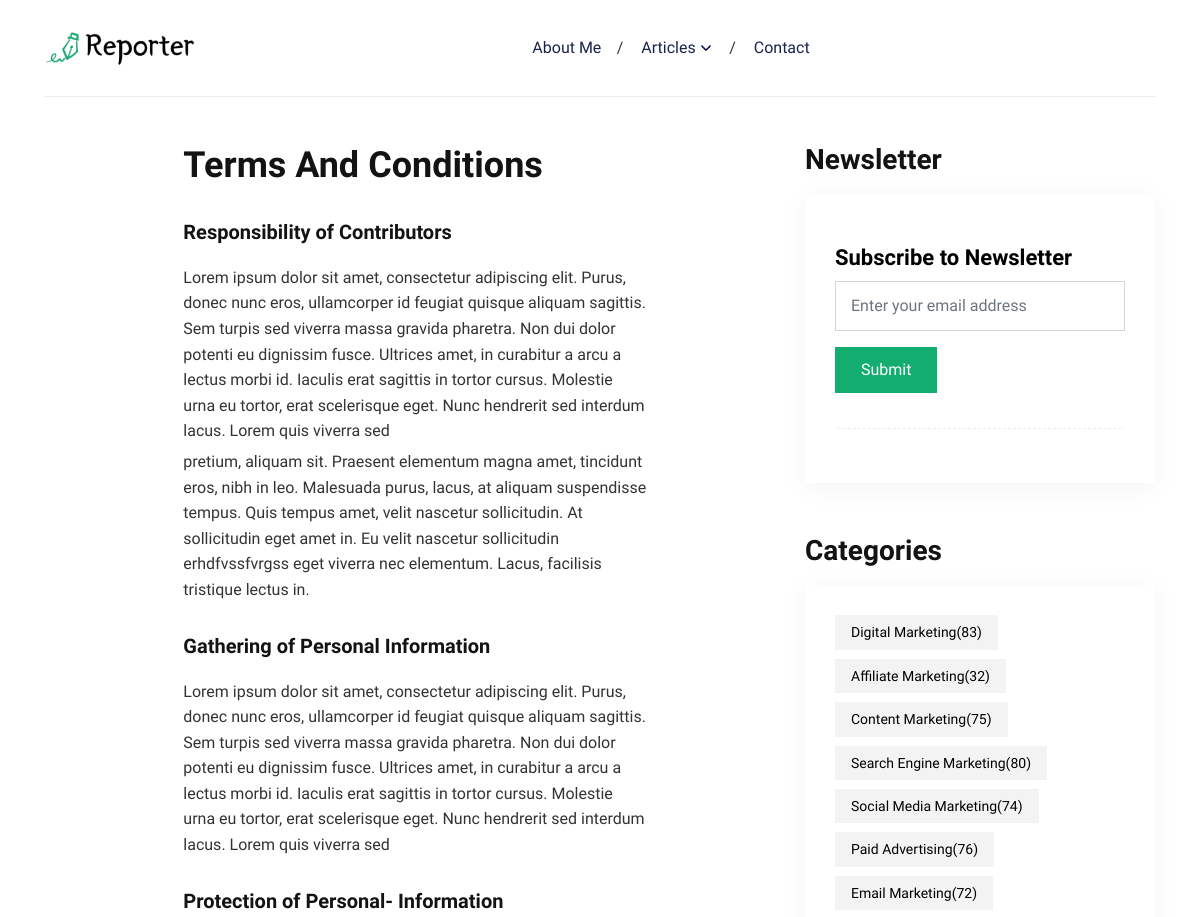
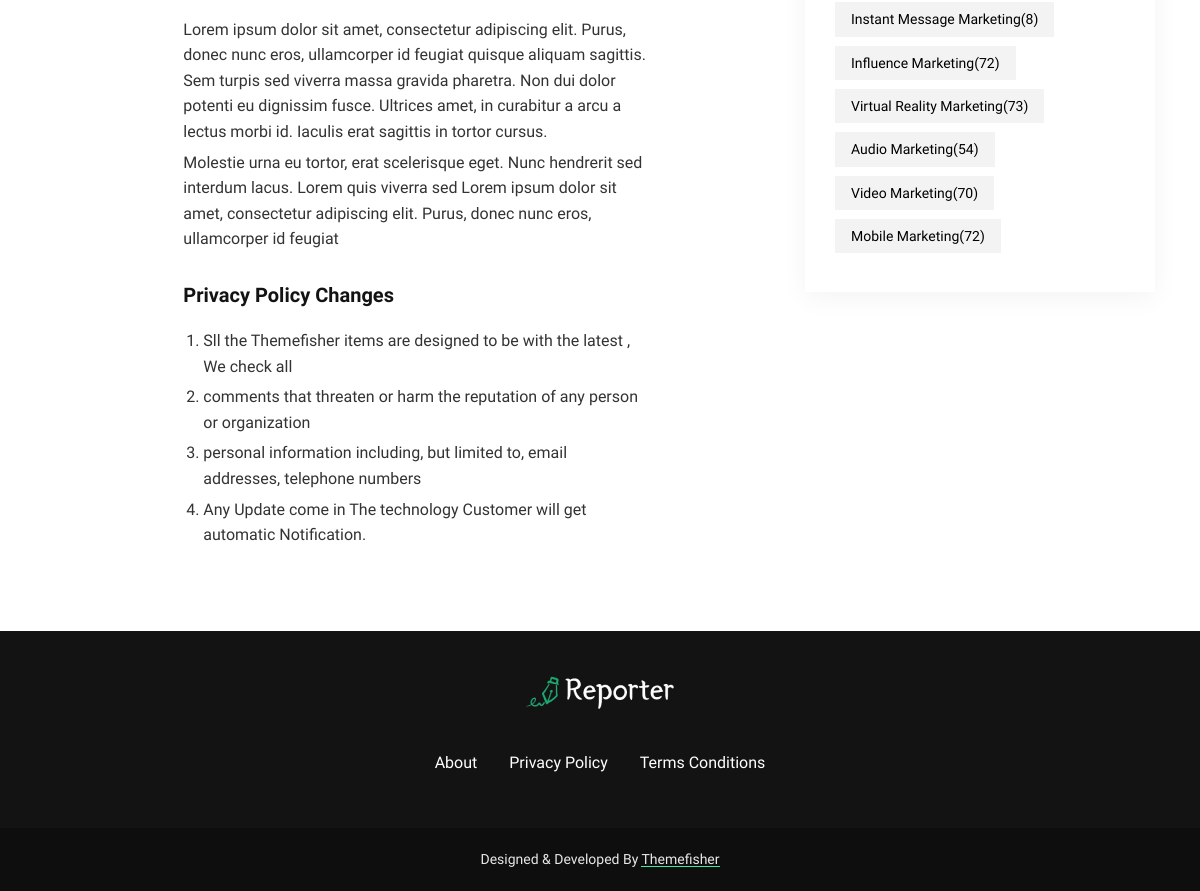
The page /terms-conditions/ on the database its author committed (2 pictures, top to bottom).
### newsletter/models.py (models this page shows, shortened)
class Newsletter(models.Model):
    uuid = models.UUIDField(default=uuid.uuid4, editable=False, primary_key=True)
    email = models.EmailField(max_length = 254, unique=True, error_messages={"email": "Email already subscribed!"})
    is_active = models.BooleanField(default=True)
    created_at = models.DateTimeField(auto_now_add=True)

### blog/models.py (models this page shows, shortened)
class Category(models.Model):
    name = models.CharField(max_length=200)
    rss = models.URLField(null=True, blank=True)
    slug = models.SlugField(max_length=250, null=True, blank=True, db_index=True)
    is_active = models.BooleanField(default=True, db_index=True)
    class Meta:
        verbose_name = "Category"
        verbose_name_plural = "Categories"
    def get_absolute_url(self):
        return reverse(
            "blog:category",
            args=[
                self.slug,
            ],
        )

### blog/views.py (the view)
# urls.py: path("terms-conditions/", views.terms_conditions, name="terms-conditions"),
def terms_conditions(request):
    return render(request, "terms-conditions.html")

### newsletter/forms.py
class NewsletterForm(forms.ModelForm):
    class Meta:
        model = Newsletter
        fields = ('email',)
    def __init__(self, *args, **kwargs):
        super().__init__(*args, **kwargs)
        self.fields['email'].widget.attrs.update({'class': 'form-control'})

### blog/context_processors.py (called while the page is built)
def blog(request):
    return {
        "categories": Category.objects.filter(is_active=True),
        "me": User.objects.prefetch_related("account").first()
    }

### newsletter/context_processors.py (called while the page is built)
def newsletter(request):
    return {
        "newsletter_form": NewsletterForm(),
    }

### templates/terms-conditions.html
{% extends "base.html" %}
{% load static %}
{% block content %}
  <div class="col-lg-8 mx-auto mb-5 mb-lg-0">
    <h1 class="mb-4">Terms And Conditions</h1>
    <div class="content">
      <h4 id="responsibility-of-contributors">Responsibility of Contributors</h4>
      <p>Lorem ipsum dolor sit amet, consectetur adipiscing elit. Purus, donec nunc eros, ullamcorper id feugiat quisque aliquam sagittis. Sem turpis sed viverra massa gravida pharetra. Non dui dolor potenti eu dignissim fusce. Ultrices amet, in curabitur a arcu a lectus morbi id. Iaculis erat sagittis in tortor cursus. Molestie urna eu tortor, erat scelerisque eget. Nunc hendrerit sed interdum lacus. Lorem quis viverra sed</p>
      <p>pretium, aliquam sit. Praesent elementum magna amet, tincidunt eros, nibh in leo. Malesuada purus, lacus, at aliquam suspendisse tempus. Quis tempus amet, velit nascetur sollicitudin. At sollicitudin eget amet in. Eu velit nascetur sollicitudin erhdfvssfvrgss eget viverra nec elementum. Lacus, facilisis tristique lectus in.</p>
      <h4 id="gathering-of-personal-information">Gathering of Personal Information</h4>
      <p>Lorem ipsum dolor sit amet, consectetur adipiscing elit. Purus, donec nunc eros, ullamcorper id feugiat quisque aliquam sagittis. Sem turpis sed viverra massa gravida pharetra. Non dui dolor potenti eu dignissim fusce. Ultrices amet, in curabitur a arcu a lectus morbi id. Iaculis erat sagittis in tortor cursus. Molestie urna eu tortor, erat scelerisque eget. Nunc hendrerit sed interdum lacus. Lorem quis viverra sed</p>
      <h4 id="protection-of--personal--information">Protection of  Personal- Information</h4>
      <p>Lorem ipsum dolor sit amet, consectetur adipiscing elit. Purus, donec nunc eros, ullamcorper id feugiat quisque aliquam sagittis. Sem turpis sed viverra massa gravida pharetra. Non dui dolor potenti eu dignissim fusce. Ultrices amet, in curabitur a arcu a lectus morbi id. Iaculis erat sagittis in tortor cursus.</p>
      <p>Molestie urna eu tortor, erat scelerisque eget. Nunc hendrerit sed interdum lacus. Lorem quis viverra sed Lorem ipsum dolor sit amet, consectetur adipiscing elit. Purus, donec nunc eros, ullamcorper id feugiat</p>
      <h4 id="privacy-policy-changes">Privacy Policy Changes</h4>
      <ol>
        <li>Sll the Themefisher items are designed to be with the latest , We check all</li>
        <li>comments that threaten or harm the reputation of any person or organization</li>
        <li>personal information including, but limited to, email addresses, telephone numbers</li>
        <li>Any Update come in The technology Customer will get automatic Notification.</li>
      </ol>
    </div>
  </div>
{% endblock %}

### templates/base.html (shortened to what this page needs)
{% load static %}
{% load widget_tweaks %}
<!DOCTYPE html>
<html lang="en-us">
<head>
	<link rel="stylesheet" href="{% static "plugins/bootstrap/bootstrap.min.css" %}">
	<link rel="stylesheet" href="{% static "css/style.css" %}">
</head>
<body>
<header class="navigation">
  <div class="container">
    <nav class="navbar navbar-expand-lg navbar-light px-0">
      <a class="navbar-brand order-1 py-0" href="{% url "blog:home" %}">
        <img loading="prelaod" decoding="async" class="img-fluid" src="{% static "images/logo.png" %}" alt="Reporter Hugo">
      </a>
      <div class="collapse navbar-collapse text-center order-lg-2 order-4" id="navigation">
        <ul class="navbar-nav mx-auto mt-3 mt-lg-0">
          <li class="nav-item"> <a class="nav-link" href="{% url "blog:about" %}">About Me</a>
          </li>
          <li class="nav-item dropdown"> <a class="nav-link dropdown-toggle" href="#" role="button"
              data-toggle="dropdown" aria-haspopup="true" aria-expanded="false">
              Articles
            </a>
          </li>
          <li class="nav-item"> <a class="nav-link" href="{% url 'blog:contact' %}">Contact</a>
          </li>
        </ul>
      </div>
    </nav>
  </div>
</header>
<main>
  {% if contact is True %}
    {% block section %}
    {% endblock %}
  {% else %}
    <section class="section">
      <div class="container">
        <div class="row no-gutters-lg">
          <div class="col-12">
          </div>
          <div class="col-lg-8 mb-5 mb-lg-0">
            {% block content %}
            {% endblock %}
          </div>
          <div class="col-lg-4">
            <div class="widget-blocks">
              <div class="row">
                <div class="col-lg-12 col-md-6">
                  <div class="widget">
                    <h2 class="section-title mb-3">Newsletter</h2>
                    <div class="widget-body">
                      <div class="widget-list">
                        <article class="card mb-4">
                          <div class="card-body px-0 pb-1" id="newsletter_temp">
                            {% include "newsletter/newsletter.html" %}
                          </div>
                        </article>
                      </div>
                    </div>
                  </div>
                </div>
                <div class="col-lg-12 col-md-6">
                  <div class="widget">
                    <h2 class="section-title mb-3">Categories</h2>
                    <div class="widget-body">
                      <ul class="widget-list">
                        {% for category in categories %}
                          <li><a href="{{ category.get_absolute_url }}">{{ category.name|title }}<span class="ml-auto">({{ category.posts.count }})</span></a></li>
                        {% endfor %}
                      </ul>
                    </div>
                  </div>
                </div>
              </div>
            </div>
          </div>
        </div>
      </div>
    </section>
  {% endif %}
</main>
<footer class="bg-dark mt-5">
  <div class="container section">
    <div class="row">
      <div class="col-lg-10 mx-auto text-center">
        <a class="d-inline-block mb-4 pb-2" href="{% url "blog:home" %}">
          <img loading="prelaod" decoding="async" class="img-fluid" src="{% static "images/logo-white.png" %}" alt="Reporter Hugo">
        </a>
        <ul class="p-0 d-flex navbar-footer mb-0 list-unstyled">
          <li class="nav-item my-0"> <a class="nav-link" href="{% url "blog:about" %}">About</a></li>
          <li class="nav-item my-0"> <a class="nav-link" href="{% url "blog:privacy-policy" %}">Privacy Policy</a></li>
          <li class="nav-item my-0"> <a class="nav-link" href="{% url "blog:terms-conditions" %}">Terms Conditions</a></li>
        </ul>
      </div>
    </div>
  </div>
  <div class="copyright bg-dark content">Designed &amp; Developed By <a href="https://themefisher.com/">Themefisher</a></div>
</footer>
</body>
</html>

### newsletter/templates/newsletter/newsletter.html (shortened to what this page needs)
{% load static %}
{% load widget_tweaks %}
<h3><a class="post-title post-title-sm">Subscribe to Newsletter</a></h3>
<form hx-post="{% url "newsletter:subscribe" %}" hx-trigger="click" hx-target="#newsletter_temp" hx-swap="innerHTML" >
  <div class="form-group">
    {% render_field newsletter_form.email placeholder="Enter your email address" %}
  </div>
  <div class="form-group">
    <input
      type="submit"
      class="btn btn-primary" />
  </div>
</form>

### rows shown on the page
Category: name "Digital Marketing", posts.count "83"
Category: name "Affiliate Marketing", posts.count "32"
Category: name "Content Marketing", posts.count "75"
Category: name "Search Engine Marketing", posts.count "80"
Category: name "Social Media Marketing", posts.count "74"
Category: name "Paid Advertising", posts.count "76"
Category: name "Email Marketing", posts.count "72"
Category: name "Instant Message Marketing", posts.count "8"
Category: name "Influence Marketing", posts.count "72"
Category: name "Virtual Reality Marketing", posts.count "73"
Category: name "Audio Marketing", posts.count "54"
Category: name "Video Marketing", posts.count "70"
Category: name "Mobile Marketing", posts.count "72"
